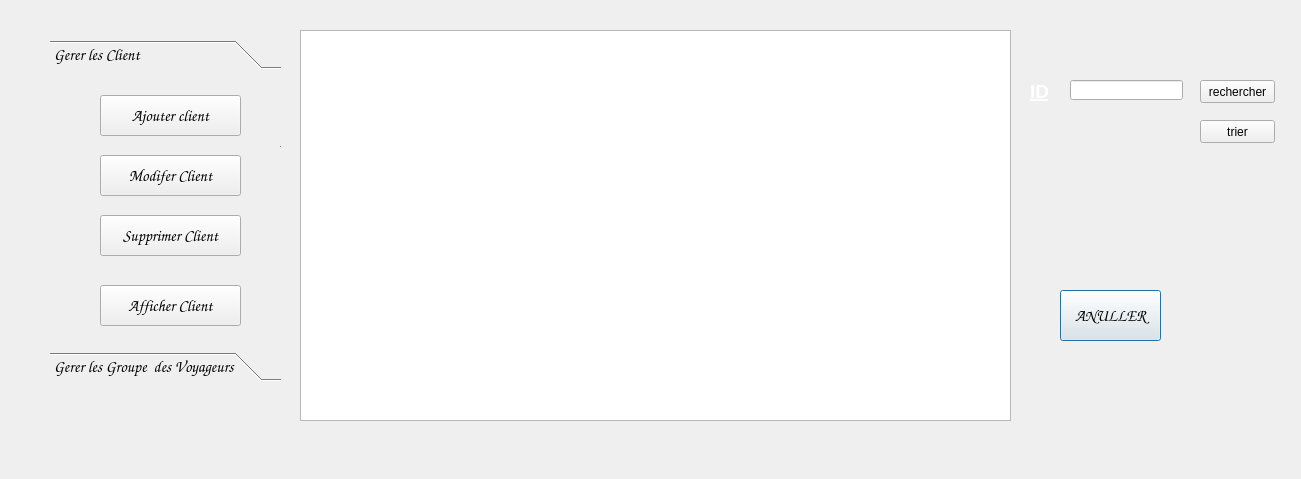
<?xml version="1.0" encoding="UTF-8"?>
<ui version="4.0">
 <class>Affichage</class>
 <widget class="QDialog" name="Affichage">
  <property name="geometry">
   <rect>
    <x>0</x>
    <y>0</y>
    <width>1301</width>
    <height>479</height>
   </rect>
  </property>
  <property name="windowTitle">
   <string>Dialog</string>
  </property>
  <widget class="QPushButton" name="pushButton">
   <property name="geometry">
    <rect>
     <x>1060</x>
     <y>290</y>
     <width>101</width>
     <height>51</height>
    </rect>
   </property>
   <property name="font">
    <font>
     <family>Comic Sans MS</family>
     <pointsize>12</pointsize>
    </font>
   </property>
   <property name="text">
    <string>ANULLER</string>
   </property>
  </widget>
  <widget class="QTableView" name="tableView">
   <property name="geometry">
    <rect>
     <x>300</x>
     <y>30</y>
     <width>711</width>
     <height>391</height>
    </rect>
   </property>
  </widget>
  <widget class="QToolBox" name="toolBox">
   <property name="geometry">
    <rect>
     <x>50</x>
     <y>40</y>
     <width>231</width>
     <height>341</height>
    </rect>
   </property>
   <property name="font">
    <font>
     <family>Comic Sans MS</family>
     <pointsize>12</pointsize>
    </font>
   </property>
   <property name="currentIndex">
    <number>0</number>
   </property>
   <widget class="QWidget" name="client">
    <property name="geometry">
     <rect>
      <x>0</x>
      <y>0</y>
      <width>231</width>
      <height>267</height>
     </rect>
    </property>
    <attribute name="label">
     <string>Gerer les Client </string>
    </attribute>
    <widget class="QPushButton" name="pushButton_2">
     <property name="geometry">
      <rect>
       <x>50</x>
       <y>20</y>
       <width>141</width>
       <height>41</height>
      </rect>
     </property>
     <property name="text">
      <string>Ajouter client</string>
     </property>
    </widget>
    <widget class="QPushButton" name="pushButton_3">
     <property name="geometry">
      <rect>
       <x>50</x>
       <y>80</y>
       <width>141</width>
       <height>41</height>
      </rect>
     </property>
     <property name="text">
      <string>Modifer Client</string>
     </property>
    </widget>
    <widget class="QPushButton" name="pushButton_4">
     <property name="geometry">
      <rect>
       <x>50</x>
       <y>140</y>
       <width>141</width>
       <height>41</height>
      </rect>
     </property>
     <property name="text">
      <string>Supprimer Client</string>
     </property>
    </widget>
    <widget class="QPushButton" name="pushButton_5">
     <property name="geometry">
      <rect>
       <x>50</x>
       <y>210</y>
       <width>141</width>
       <height>41</height>
      </rect>
     </property>
     <property name="text">
      <string>Afficher Client</string>
     </property>
    </widget>
    <widget class="QToolBox" name="toolBox_2">
     <property name="geometry">
      <rect>
       <x>230</x>
       <y>70</y>
       <width>231</width>
       <height>341</height>
      </rect>
     </property>
     <property name="font">
      <font>
       <family>Comic Sans MS</family>
       <pointsize>12</pointsize>
      </font>
     </property>
     <property name="currentIndex">
      <number>0</number>
     </property>
     <widget class="QWidget" name="client_2">
      <property name="geometry">
       <rect>
        <x>0</x>
        <y>0</y>
        <width>231</width>
        <height>267</height>
       </rect>
      </property>
      <attribute name="label">
       <string>Gerer les Client </string>
      </attribute>
      <widget class="QPushButton" name="pushButton_10">
       <property name="geometry">
        <rect>
         <x>50</x>
         <y>20</y>
         <width>141</width>
         <height>41</height>
        </rect>
       </property>
       <property name="text">
        <string>Ajouter client</string>
       </property>
      </widget>
      <widget class="QPushButton" name="pushButton_11">
       <property name="geometry">
        <rect>
         <x>50</x>
         <y>80</y>
         <width>141</width>
         <height>41</height>
        </rect>
       </property>
       <property name="text">
        <string>Modifer Client</string>
       </property>
      </widget>
      <widget class="QPushButton" name="pushButton_12">
       <property name="geometry">
        <rect>
         <x>50</x>
         <y>140</y>
         <width>141</width>
         <height>41</height>
        </rect>
       </property>
       <property name="text">
        <string>Supprimer Client</string>
       </property>
      </widget>
      <widget class="QPushButton" name="pushButton_13">
       <property name="geometry">
        <rect>
         <x>50</x>
         <y>210</y>
         <width>141</width>
         <height>41</height>
        </rect>
       </property>
       <property name="text">
        <string>Afficher Client</string>
       </property>
      </widget>
     </widget>
     <widget class="QWidget" name="groupedevoyageurs_2">
      <property name="geometry">
       <rect>
        <x>0</x>
        <y>0</y>
        <width>231</width>
        <height>267</height>
       </rect>
      </property>
      <attribute name="label">
       <string>Gerer les Groupe  des Voyageurs</string>
      </attribute>
      <widget class="QPushButton" name="pushButton_14">
       <property name="geometry">
        <rect>
         <x>40</x>
         <y>30</y>
         <width>141</width>
         <height>41</height>
        </rect>
       </property>
       <property name="text">
        <string>Ajouter Groupe</string>
       </property>
      </widget>
      <widget class="QPushButton" name="pushButton_15">
       <property name="geometry">
        <rect>
         <x>40</x>
         <y>90</y>
         <width>141</width>
         <height>41</height>
        </rect>
       </property>
       <property name="text">
        <string>Modifer Groupe</string>
       </property>
      </widget>
      <widget class="QPushButton" name="pushButton_16">
       <property name="geometry">
        <rect>
         <x>40</x>
         <y>150</y>
         <width>141</width>
         <height>41</height>
        </rect>
       </property>
       <property name="text">
        <string>Supprimer Groupe</string>
       </property>
      </widget>
      <widget class="QPushButton" name="pushButton_17">
       <property name="geometry">
        <rect>
         <x>40</x>
         <y>210</y>
         <width>141</width>
         <height>41</height>
        </rect>
       </property>
       <property name="text">
        <string>Afficher Groupe</string>
       </property>
      </widget>
     </widget>
    </widget>
   </widget>
   <widget class="QWidget" name="groupedevoyageurs">
    <property name="geometry">
     <rect>
      <x>0</x>
      <y>0</y>
      <width>231</width>
      <height>267</height>
     </rect>
    </property>
    <attribute name="label">
     <string>Gerer les Groupe  des Voyageurs</string>
    </attribute>
    <widget class="QPushButton" name="pushButton_6">
     <property name="geometry">
      <rect>
       <x>40</x>
       <y>30</y>
       <width>141</width>
       <height>41</height>
      </rect>
     </property>
     <property name="text">
      <string>Ajouter Groupe</string>
     </property>
    </widget>
    <widget class="QPushButton" name="pushButton_7">
     <property name="geometry">
      <rect>
       <x>40</x>
       <y>90</y>
       <width>141</width>
       <height>41</height>
      </rect>
     </property>
     <property name="text">
      <string>Modifer Groupe</string>
     </property>
    </widget>
    <widget class="QPushButton" name="pushButton_8">
     <property name="geometry">
      <rect>
       <x>40</x>
       <y>150</y>
       <width>141</width>
       <height>41</height>
      </rect>
     </property>
     <property name="text">
      <string>Supprimer Groupe</string>
     </property>
    </widget>
    <widget class="QPushButton" name="pushButton_9">
     <property name="geometry">
      <rect>
       <x>40</x>
       <y>210</y>
       <width>141</width>
       <height>41</height>
      </rect>
     </property>
     <property name="text">
      <string>Afficher Groupe</string>
     </property>
    </widget>
   </widget>
  </widget>
  <widget class="QLabel" name="label">
   <property name="geometry">
    <rect>
     <x>0</x>
     <y>0</y>
     <width>1311</width>
     <height>481</height>
    </rect>
   </property>
   <property name="text">
    <string/>
   </property>
   <property name="pixmap">
    <pixmap>../../Desktop/voyage_en_groupe_1400_1.jpg</pixmap>
   </property>
  </widget>
  <widget class="QPushButton" name="pushButton_18">
   <property name="geometry">
    <rect>
     <x>1200</x>
     <y>80</y>
     <width>75</width>
     <height>23</height>
    </rect>
   </property>
   <property name="text">
    <string>rechercher</string>
   </property>
  </widget>
  <widget class="QLabel" name="label_2">
   <property name="geometry">
    <rect>
     <x>1030</x>
     <y>80</y>
     <width>51</width>
     <height>21</height>
    </rect>
   </property>
   <property name="font">
    <font>
     <pointsize>14</pointsize>
     <weight>75</weight>
     <bold>true</bold>
     <underline>true</underline>
    </font>
   </property>
   <property name="text">
    <string>&lt;html&gt;&lt;head/&gt;&lt;body&gt;&lt;p&gt;&lt;span style=&quot; color:#ffffff;&quot;&gt;ID&lt;/span&gt;&lt;/p&gt;&lt;/body&gt;&lt;/html&gt;</string>
   </property>
  </widget>
  <widget class="QLineEdit" name="lineEdit">
   <property name="geometry">
    <rect>
     <x>1070</x>
     <y>80</y>
     <width>113</width>
     <height>20</height>
    </rect>
   </property>
  </widget>
  <widget class="QPushButton" name="pushButton_19">
   <property name="geometry">
    <rect>
     <x>1200</x>
     <y>120</y>
     <width>75</width>
     <height>23</height>
    </rect>
   </property>
   <property name="text">
    <string>trier</string>
   </property>
  </widget>
  <zorder>label</zorder>
  <zorder>pushButton</zorder>
  <zorder>tableView</zorder>
  <zorder>toolBox</zorder>
  <zorder>pushButton_18</zorder>
  <zorder>label_2</zorder>
  <zorder>lineEdit</zorder>
  <zorder>pushButton_19</zorder>
 </widget>
 <resources/>
 <connections>
  <connection>
   <sender>pushButton</sender>
   <signal>clicked()</signal>
   <receiver>Affichage</receiver>
   <slot>reject()</slot>
   <hints>
    <hint type="sourcelabel">
     <x>1198</x>
     <y>420</y>
    </hint>
    <hint type="destinationlabel">
     <x>814</x>
     <y>310</y>
    </hint>
   </hints>
  </connection>
  <connection>
   <sender>pushButton</sender>
   <signal>clicked()</signal>
   <receiver>Affichage</receiver>
   <slot>reject()</slot>
   <hints>
    <hint type="sourcelabel">
     <x>1210</x>
     <y>441</y>
    </hint>
    <hint type="destinationlabel">
     <x>1358</x>
     <y>401</y>
    </hint>
   </hints>
  </connection>
 </connections>
</ui>
